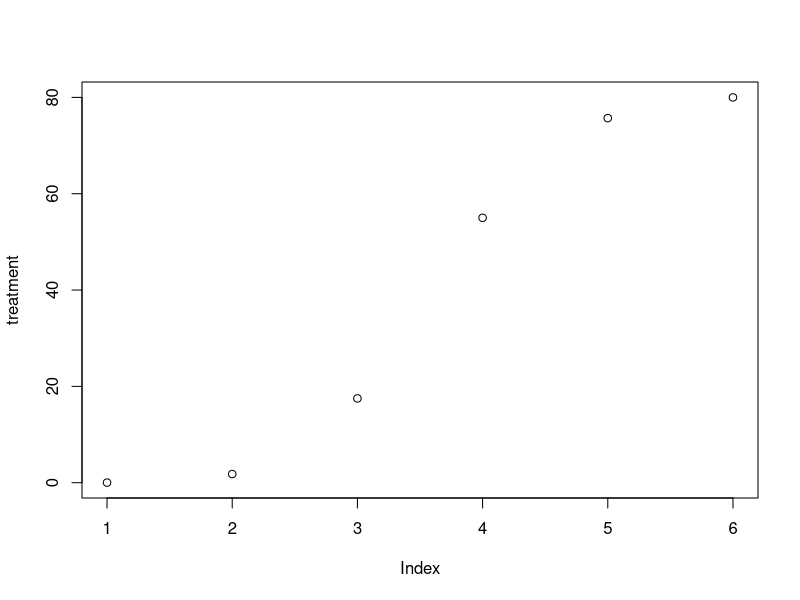
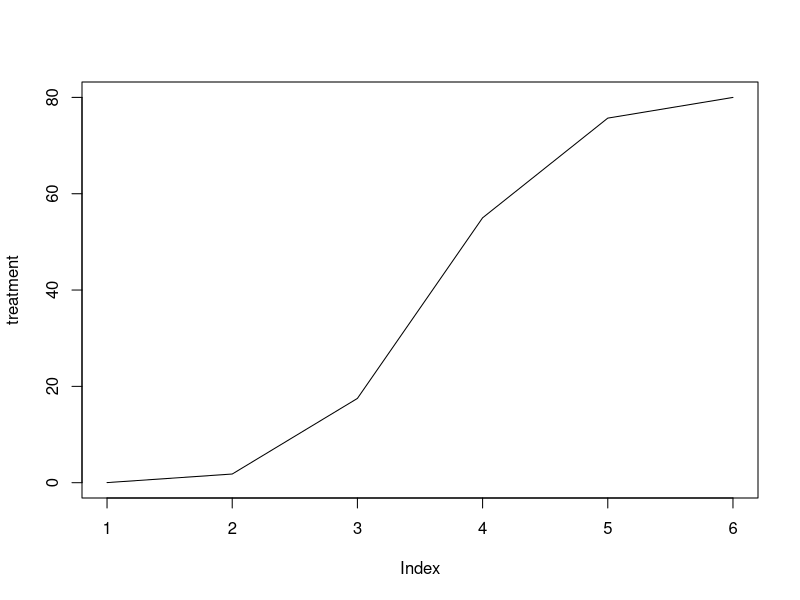
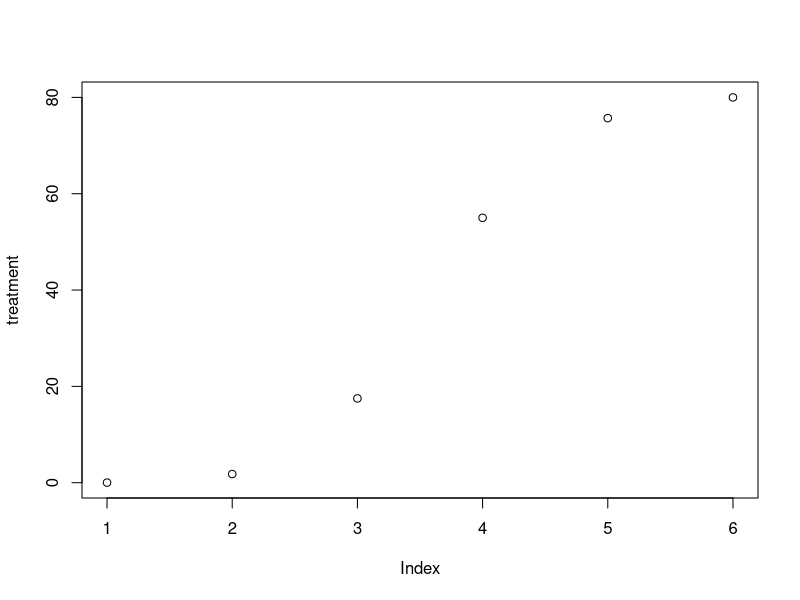
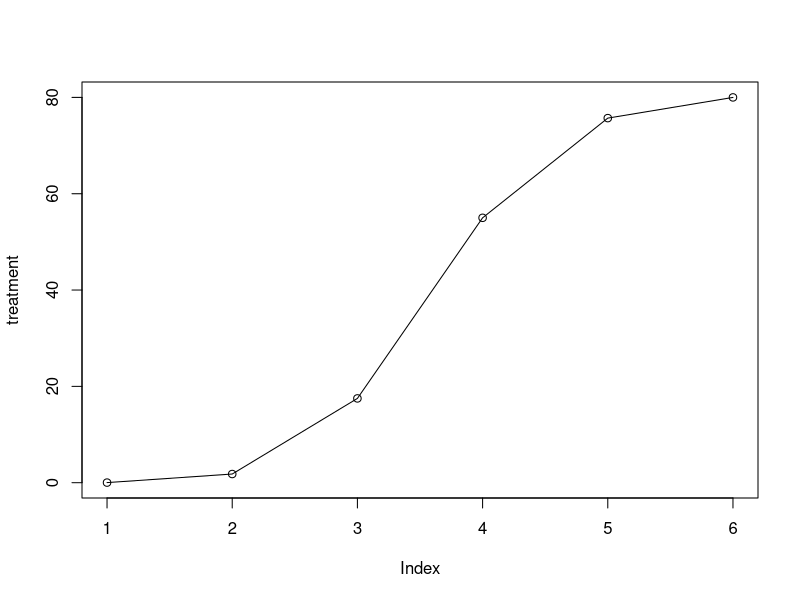

Source code (R) for these figures, in order:
## ---- chunk 1
knitr::opts_chunk$set(echo = TRUE)
## ---- chunk 2
# not showing the warning and message in Rmd
## ---- chunk 3
treatment <- c(0.02,1.8, 17.5, 55,75.7, 80) # numeric
treatment # double check 

plot(treatment) # simple scattered plot 
plot(treatment, type = "l") # line
plot(treatment, type = "p") # point
plot(treatment, type = "o") # line and point
